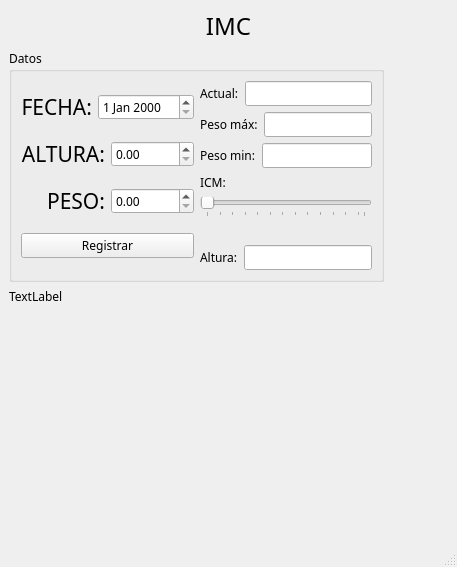
<?xml version="1.0" encoding="UTF-8"?>
<ui version="4.0">
 <class>InMaCo</class>
 <widget class="QMainWindow" name="InMaCo">
  <property name="geometry">
   <rect>
    <x>0</x>
    <y>0</y>
    <width>457</width>
    <height>567</height>
   </rect>
  </property>
  <property name="windowTitle">
   <string>InMaCo</string>
  </property>
  <widget class="QWidget" name="centralwidget">
   <property name="font">
    <font>
     <family>Sitka</family>
    </font>
   </property>
   <layout class="QFormLayout" name="formLayout">
    <item row="1" column="0">
     <widget class="QGroupBox" name="groupBox">
      <property name="title">
       <string>Datos</string>
      </property>
      <layout class="QHBoxLayout" name="horizontalLayout_4">
       <item>
        <layout class="QVBoxLayout" name="verticalLayout_4">
         <item>
          <layout class="QHBoxLayout" name="horizontalLayout">
           <item>
            <widget class="QLabel" name="label">
             <property name="font">
              <font>
               <family>Sitka</family>
               <pointsize>16</pointsize>
              </font>
             </property>
             <property name="text">
              <string>FECHA:</string>
             </property>
             <property name="alignment">
              <set>Qt::AlignRight|Qt::AlignTrailing|Qt::AlignVCenter</set>
             </property>
            </widget>
           </item>
           <item>
            <widget class="QDateEdit" name="inputFecha"/>
           </item>
          </layout>
         </item>
         <item>
          <layout class="QHBoxLayout" name="horizontalLayout_2">
           <item>
            <widget class="QLabel" name="label_2">
             <property name="font">
              <font>
               <family>Sitka</family>
               <pointsize>16</pointsize>
              </font>
             </property>
             <property name="text">
              <string>ALTURA:</string>
             </property>
             <property name="alignment">
              <set>Qt::AlignRight|Qt::AlignTrailing|Qt::AlignVCenter</set>
             </property>
            </widget>
           </item>
           <item>
            <widget class="QDoubleSpinBox" name="inputAltura"/>
           </item>
          </layout>
         </item>
         <item>
          <layout class="QHBoxLayout" name="horizontalLayout_3">
           <item>
            <widget class="QLabel" name="label_3">
             <property name="font">
              <font>
               <family>Sitka</family>
               <pointsize>16</pointsize>
              </font>
             </property>
             <property name="text">
              <string>PESO:</string>
             </property>
             <property name="alignment">
              <set>Qt::AlignRight|Qt::AlignTrailing|Qt::AlignVCenter</set>
             </property>
            </widget>
           </item>
           <item>
            <widget class="QDoubleSpinBox" name="inputPeso">
             <property name="maximum">
              <double>599.990000000000009</double>
             </property>
            </widget>
           </item>
          </layout>
         </item>
         <item>
          <widget class="QPushButton" name="pushButton">
           <property name="text">
            <string>Registrar</string>
           </property>
          </widget>
         </item>
        </layout>
       </item>
       <item>
        <layout class="QVBoxLayout" name="verticalLayout_5">
         <item>
          <layout class="QHBoxLayout" name="horizontalLayout_5">
           <item>
            <widget class="QLabel" name="label_5">
             <property name="text">
              <string>Actual:</string>
             </property>
            </widget>
           </item>
           <item>
            <widget class="QLineEdit" name="inputActual">
             <property name="sizeIncrement">
              <size>
               <width>20</width>
               <height>0</height>
              </size>
             </property>
            </widget>
           </item>
          </layout>
         </item>
         <item>
          <layout class="QHBoxLayout" name="horizontalLayout_12">
           <item>
            <widget class="QLabel" name="label_6">
             <property name="text">
              <string>Peso máx:</string>
             </property>
            </widget>
           </item>
           <item>
            <widget class="QLineEdit" name="inputMax"/>
           </item>
          </layout>
         </item>
         <item>
          <layout class="QHBoxLayout" name="horizontalLayout_11">
           <item>
            <widget class="QLabel" name="label_7">
             <property name="text">
              <string>Peso min:</string>
             </property>
            </widget>
           </item>
           <item>
            <widget class="QLineEdit" name="inputMin"/>
           </item>
          </layout>
         </item>
         <item>
          <layout class="QHBoxLayout" name="horizontalLayout_14">
           <item>
            <widget class="QLabel" name="label_8">
             <property name="text">
              <string>ICM:</string>
             </property>
            </widget>
           </item>
           <item>
            <widget class="QLabel" name="inputicm">
             <property name="text">
              <string/>
             </property>
            </widget>
           </item>
          </layout>
         </item>
         <item>
          <widget class="QSlider" name="slidericm">
           <property name="minimum">
            <number>15</number>
           </property>
           <property name="maximum">
            <number>40</number>
           </property>
           <property name="orientation">
            <enum>Qt::Horizontal</enum>
           </property>
           <property name="invertedControls">
            <bool>false</bool>
           </property>
           <property name="tickPosition">
            <enum>QSlider::TicksBelow</enum>
           </property>
           <property name="tickInterval">
            <number>2</number>
           </property>
          </widget>
         </item>
         <item>
          <widget class="QLabel" name="lblicm">
           <property name="lineWidth">
            <number>1</number>
           </property>
           <property name="midLineWidth">
            <number>0</number>
           </property>
           <property name="text">
            <string/>
           </property>
           <property name="textFormat">
            <enum>Qt::PlainText</enum>
           </property>
           <property name="alignment">
            <set>Qt::AlignCenter</set>
           </property>
          </widget>
         </item>
         <item>
          <layout class="QHBoxLayout" name="horizontalLayout_15">
           <item>
            <widget class="QLabel" name="label_9">
             <property name="text">
              <string>Altura:</string>
             </property>
            </widget>
           </item>
           <item>
            <widget class="QLineEdit" name="lblaltura"/>
           </item>
          </layout>
         </item>
        </layout>
       </item>
      </layout>
     </widget>
    </item>
    <item row="0" column="0" colspan="2">
     <widget class="QLabel" name="label_4">
      <property name="sizeIncrement">
       <size>
        <width>0</width>
        <height>0</height>
       </size>
      </property>
      <property name="font">
       <font>
        <family>Sitka</family>
        <pointsize>18</pointsize>
       </font>
      </property>
      <property name="text">
       <string>IMC</string>
      </property>
      <property name="alignment">
       <set>Qt::AlignCenter</set>
      </property>
     </widget>
    </item>
    <item row="2" column="0">
     <widget class="QLabel" name="path">
      <property name="text">
       <string>TextLabel</string>
      </property>
     </widget>
    </item>
   </layout>
  </widget>
  <widget class="QMenuBar" name="menubar">
   <property name="geometry">
    <rect>
     <x>0</x>
     <y>0</y>
     <width>457</width>
     <height>25</height>
    </rect>
   </property>
  </widget>
  <widget class="QStatusBar" name="statusbar"/>
 </widget>
 <resources/>
 <connections/>
</ui>
